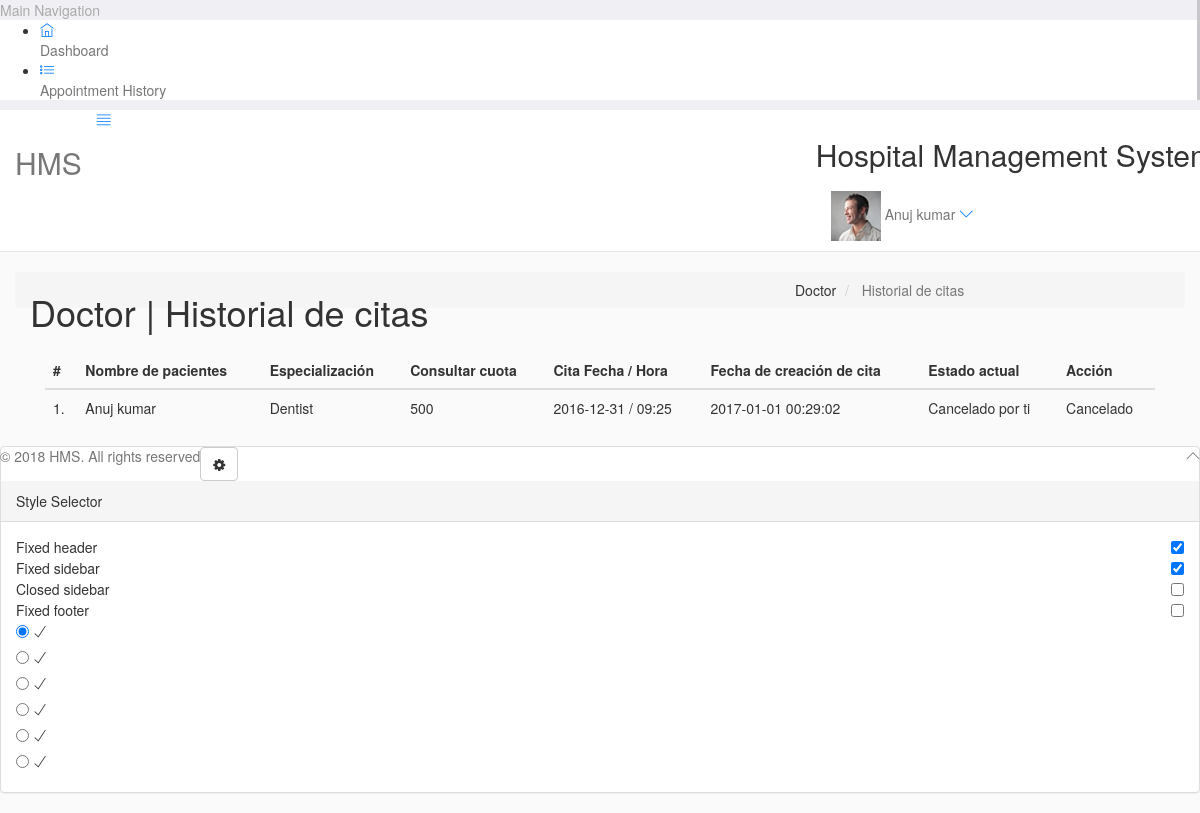
The app's page /Backend/hms/admin1/doctor/appointment-history.php (signed in) with its own data.
### tables this page shows
CREATE TABLE `users` (
  `id` int(11) NOT NULL,
  `fullName` varchar(255) NOT NULL,
  `address` longtext NOT NULL,
  `city` varchar(255) NOT NULL,
  `gender` varchar(255) NOT NULL,
  `email` varchar(255) NOT NULL,
  `password` varchar(255) NOT NULL,
  `regDate` timestamp NOT NULL DEFAULT CURRENT_TIMESTAMP,
  `updationDate` varchar(255) NOT NULL
);

CREATE TABLE `appointment` (
  `id` int(11) NOT NULL,
  `doctorSpecialization` varchar(255) NOT NULL,
  `doctorId` int(11) NOT NULL,
  `userId` int(11) NOT NULL,
  `consultancyFees` int(11) NOT NULL,
  `appointmentDate` varchar(255) NOT NULL,
  `appointmentTime` varchar(255) NOT NULL,
  `postingDate` timestamp NOT NULL DEFAULT CURRENT_TIMESTAMP,
  `userStatus` int(11) NOT NULL,
  `doctorStatus` int(11) NOT NULL,
  `updationDate` varchar(255) NOT NULL
);

### Backend/hms/admin1/doctor/appointment-history.php (the view, shortened to what this page needs)
<?php
include('include/config.php');
?>
<!DOCTYPE html>
<html lang="en">
	<head>
		<link rel="stylesheet" href="vendor/bootstrap/css/bootstrap.min.css">
		<link rel="stylesheet" href="vendor/fontawesome/css/font-awesome.min.css">
		<link rel="stylesheet" href="vendor/themify-icons/themify-icons.min.css">
		<link href="vendor/animate.css/animate.min.css" rel="stylesheet" media="screen">
		<link href="vendor/perfect-scrollbar/perfect-scrollbar.min.css" rel="stylesheet" media="screen">
		<link href="vendor/switchery/switchery.min.css" rel="stylesheet" media="screen">
		<link href="vendor/bootstrap-touchspin/jquery.bootstrap-touchspin.min.css" rel="stylesheet" media="screen">
		<link href="vendor/select2/select2.min.css" rel="stylesheet" media="screen">
		<link href="vendor/bootstrap-datepicker/bootstrap-datepicker3.standalone.min.css" rel="stylesheet" media="screen">
		<link href="vendor/bootstrap-timepicker/bootstrap-timepicker.min.css" rel="stylesheet" media="screen">
		<link rel="stylesheet" href="assets/css/styles.css">
		<link rel="stylesheet" href="assets/css/plugins.css">
		<link rel="stylesheet" href="assets/css/themes/theme-1.css" id="skin_color" />
	</head>
	<body>
		<div id="app">
<?php include('include/sidebar.php');?>
			<div class="app-content">
					<?php include('include/header.php');?>
				<div class="main-content" >
					<div class="wrap-content container" id="container">
						<section id="page-title">
							<div class="row">
								<div class="col-sm-8">
									<h1 class="mainTitle">Doctor | Historial de citas</h1>
																	</div>
								<ol class="breadcrumb">
									<li>
										<span>Doctor </span>
									</li>
									<li class="active">
										<span>Historial de citas</span>
									</li>
								</ol>
							</div>
						</section>
						<div class="container-fluid container-fullw bg-white">
									<div class="row">
								<div class="col-md-12">
									<table class="table table-hover" id="sample-table-1">
										<thead>
											<tr>
												<th class="center">#</th>
												<th class="hidden-xs">Nombre de pacientes</th>
												<th>Especialización</th>
												<th>Consultar cuota</th>
												<th>Cita Fecha / Hora </th>
												<th>Fecha de creación de cita  </th>
												<th>Estado actual</th>
												<th>Acción</th>
											</tr>
										</thead>
										<tbody>
<?php
$sql=mysqli_query($con,"select users.fullName as fname,appointment.*  from appointment join users on users.id=appointment.userId where appointment.doctorId='".$_SESSION['id']."'");
$cnt=1;
while($row=mysqli_fetch_array($sql))
{
?>
											<tr>
												<td class="center"><?php echo $cnt;?>.</td>
												<td class="hidden-xs"><?php echo $row['fname'];?></td>
												<td><?php echo $row['doctorSpecialization'];?></td>
												<td><?php echo $row['consultancyFees'];?></td>
												<td><?php echo $row['appointmentDate'];?> / <?php echo
												 $row['appointmentTime'];?>
												</td>
												<td><?php echo $row['postingDate'];?></td>
												<td>
<?php if(($row['userStatus']==1) && ($row['doctorStatus']==1))
if(($row['userStatus']==1) && ($row['doctorStatus']==0))
{
	echo "Cancelado por ti";
}
												?></td>
												<td >
												<div class="visible-md visible-lg hidden-sm hidden-xs">
							<?php if(($row['userStatus']==1) && ($row['doctorStatus']==1))
{ ?>
	<a href="appointment-history.php?id=<?php echo $row['id']?>&cancel=update" onClick="return confirm('¿Estás seguro que quieres eliminar esta cita?')"class="btn btn-transparent btn-xs tooltips" title="Cancel Appointment" tooltip-placement="top" tooltip="Remove">Cancelar</a>
	<?php } else {
		echo "Cancelado";
		} ?>
												</div>
												</td>
											</tr>
											<?php
$cnt=$cnt+1;
											 }?>
										</tbody>
									</table>
								</div>
							</div>
								</div>
					</div>
				</div>
			</div>
	<?php include('include/footer.php');?>
	<?php include('include/setting.php');?>
		</div>
	</body>
</html>

### Backend/hms/admin1/doctor/include/header.php (shortened to what this page needs)
<header class="navbar navbar-default navbar-static-top">
					<div class="navbar-header">
						<a class="navbar-brand" href="#">
							<h2 style="padding-top:2% ">HMS</h2>
						</a>
						<a href="#" class="sidebar-toggler pull-right visible-md visible-lg" data-toggle-class="app-sidebar-closed" data-toggle-target="#app">
							<i class="ti-align-justify"></i>
						</a>
					</div>
					<div class="navbar-collapse collapse">
						<ul class="nav navbar-right">
								<li  style="padding-top:2% ">
								<h2>Hospital Management System</h2>
							</li>
							<li class="dropdown current-user">
								<a href class="dropdown-toggle" data-toggle="dropdown">
									<img src="assets/images/avatar-1.jpg" alt="Peter"> <span class="username">
									<?php $query=mysql_query("select fullName from users where id='".$_SESSION['id']."'");
while($row=mysql_fetch_array($query))
{
	echo $row['fullName'];
}
									?> <i class="ti-angle-down"></i></i></span>
								</a>
							</li>
						</ul>
					</div>
				</header>

### Backend/hms/admin1/doctor/assets/css/themes/theme-1.css (style rules this page uses)
body { background: #FAFAFA; }
header .navbar-header { background: #ffffff !important; border-right-color: #c8c7cc !important; border-bottom-color: #c8c7cc !important; }
header .navbar-header .sidebar-toggler, header .navbar-header .sidebar-mobile-toggler { color: #007aff !important; }
header .navbar-header .navbar-brand { color: #777 !important; }
header .navbar-collapse { background: #ffffff !important; border-bottom-color: #c8c7cc !important; box-shadow: none !important; }
header .navbar-collapse .navbar-right > li > a { color: #777; }
header .navbar-collapse .navbar-right > li > a i { color: #007aff !important; }

### records on screen
users: fullName "Anuj kumar"
appointment: userId.fullName "Anuj kumar", doctorSpecialization "Dentist", consultancyFees "500", appointmentDate "2016-12-31", appointmentTime "09:25", postingDate "2017-01-01 00:29:02", userStatus "Cancelado por ti"
